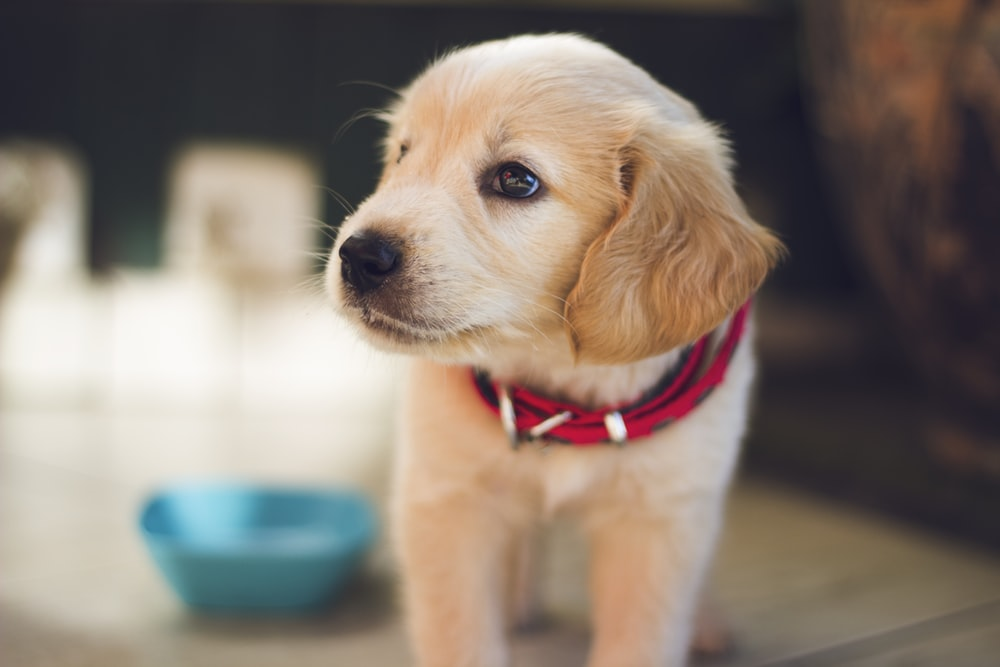
#> input picture 1. Beginner level/4. Image to Pencil Sketch with Python/dog.jpg, 1000 x 667 px
$ jupyter execute 'image sketch.ipynb'   (shell and % lines are left out)
#> lines starting #> are read from the running program, lines starting #| are printed output that depends on the picture
### Muhammed Hassen
### image to Pencil sketch

## 1. import librarys

[cell 1]
import  cv2
import matplotlib.pyplot as plt

[cell 2]
def show(title,img,cmap='RdBu'):
    plt.imshow(img,cmap=cmap)
    plt.title(title)

## 2. Image Loading

[cell 3]
image=plt.imread("dog.jpg")
#> image is the input picture: shape (667, 1000, 3); mean R, G, B 133.8, 121.4, 111.1
show("Dog",image,'RdBu')
#cv2.imshow("Dog",image)
#cv2.waitKey(0)

## 3.convert to grayscale image

[cell 4]
#convet to grayscale image
gray_image=cv2.cvtColor(image,cv2.COLOR_RGB2GRAY)
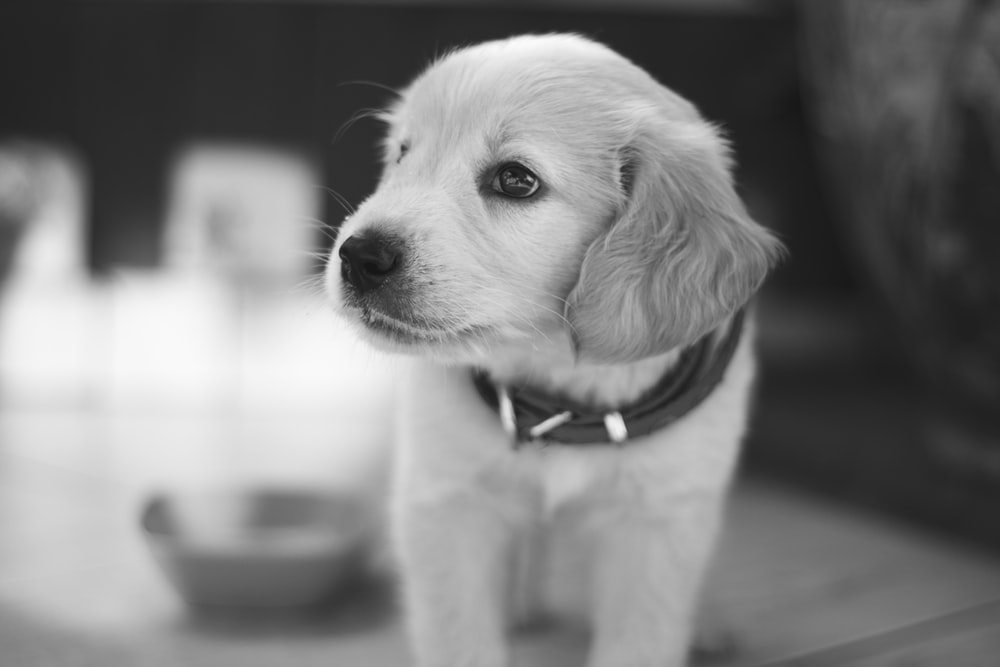
#> gray_image: shape (667, 1000); min 21, max 251, mean 123.9
show("gray_image",gray_image,'gray')
#cv2.imshow("gray_image",gray_image)
#cv2.waitKey(0)

## 4.invert the grayscale image

[cell 5]
#invert the grayscale image
inverted_image =255-gray_image
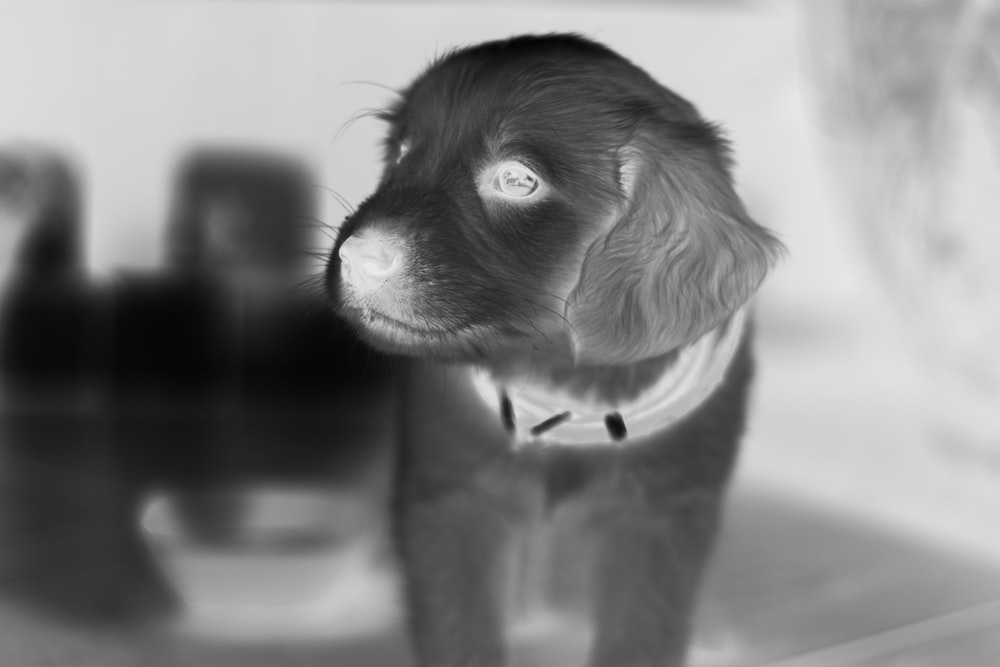
#> inverted_image: shape (667, 1000); min 4, max 234, mean 131.1
show("inverted_image",inverted_image,'gray')
#cv2.imshow("inverted_image",inverted_image)
#cv2.waitKey(0)

## 5. blur the inverted image

[cell 6]
#blurr the inverted image
blurred_image =cv2.GaussianBlur(inverted_image,(21,21),0)
show("blurred_image",blurred_image,'gray')
#cv2.imshow("blurred_image",blurred_image)
#cv2.waitKey(0)

## 6. create the pencil sketch image

[cell 7]
inverted_blurred=255-blurred_image
pencil_sketch=cv2.divide(gray_image,inverted_blurred,scale=256.0)
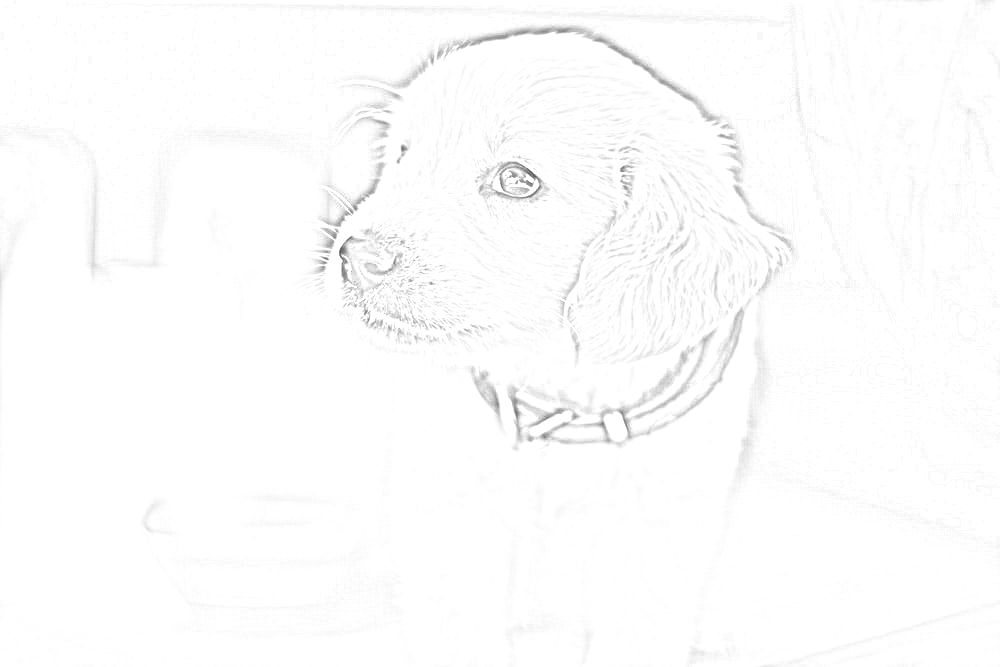
#> pencil_sketch: shape (667, 1000); min 78, max 255, mean 252.7
show("pencil_sketch",pencil_sketch,'gray')
